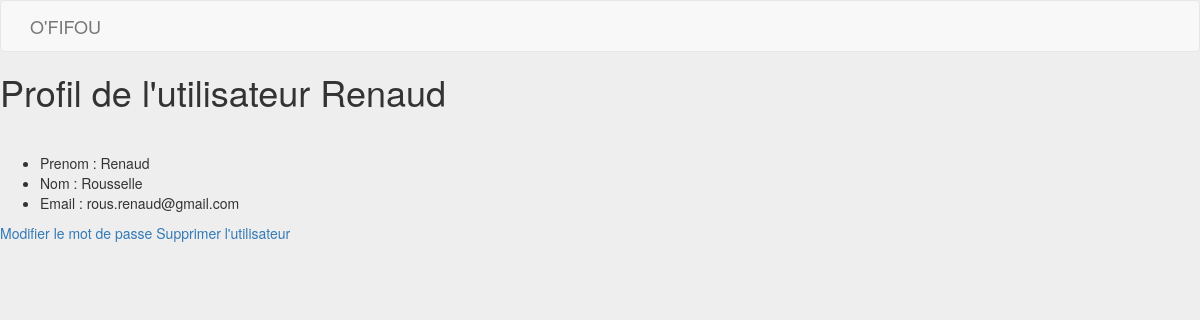
The page /admin/view_user.php?id=1 on the database its author committed.
### tables this page shows
CREATE TABLE `users` (
  `id` int(11) NOT NULL,
  `perm` int(11) NOT NULL,
  `firstname` varchar(255) NOT NULL,
  `lastname` varchar(255) NOT NULL,
  `mail` varchar(255) NOT NULL,
  `password` varchar(255) NOT NULL,
  `pwd_token` varchar(255) NOT NULL
);

### admin/view_user.php (the view, shortened to what this page needs)
<?php
require_once 'inc/connect.php';
if(isset($_GET['id']) && is_numeric($_GET['id'])) {
	$select = $bdd->prepare('SELECT * FROM users WHERE id = :idUser');
	$select->bindValue(':idUser', $_GET['id'], PDO::PARAM_INT);
	if($select->execute()) {
		$user = $select->fetch(PDO::FETCH_ASSOC);
	}
}
?>
<!DOCTYPE html>
<html>
<head>
	<link href="https://maxcdn.bootstrapcdn.com/bootstrap/3.3.7/css/bootstrap.min.css" rel="stylesheet">
    <link href="https://maxcdn.bootstrapcdn.com/font-awesome/4.7.0/css/font-awesome.min.css" rel="stylesheet">
    <link rel="stylesheet" href="style/main.css">
</head>
<body>
	<?php include_once 'inc/navbar.php' ?>
	<h1>Profil de l'utilisateur <?=$user['firstname'];?></h1>
	<hr>
	<div>
		<ul>
			<li>Prenom : <?=$user['firstname'];?></li>
			<li>Nom : <?=$user['lastname'];?></li>
			<li>Email : <?=$user['mail']?></li>
		</ul>
	</div>
	<div>
		<a href="edit_user.php?id=<?=$user['id'];?>">Modifier le mot de passe</a>
		<a href="delete_user.php?id=<?=$user['id'];?>">Supprimer l'utilisateur</a>
	</div>
</body>
</html>

### admin/style/main.css (style rules this page uses)
body { background-color: #EEE; }

### rows shown on the page
users: firstname "Renaud", lastname "Rousselle", mail "rous.renaud@gmail.com"
